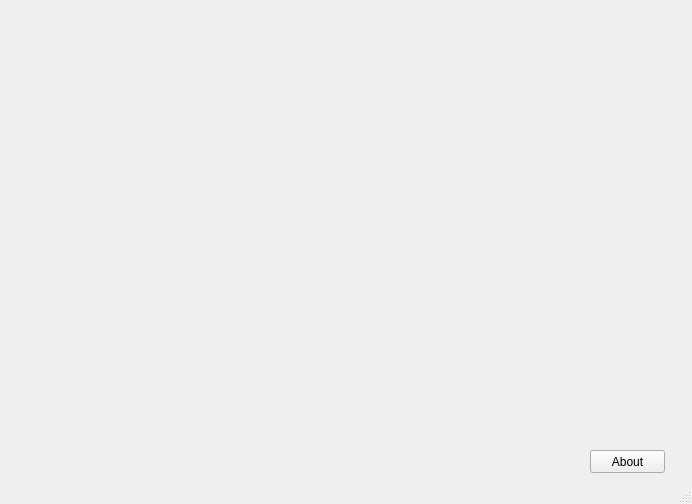
<?xml version="1.0" encoding="UTF-8"?>
<ui version="4.0">
 <class>MainWindow</class>
 <widget class="QMainWindow" name="MainWindow">
  <property name="geometry">
   <rect>
    <x>0</x>
    <y>0</y>
    <width>692</width>
    <height>504</height>
   </rect>
  </property>
  <property name="windowTitle">
   <string>MainWindow</string>
  </property>
  <widget class="QWidget" name="centralWidget">
   <widget class="QPushButton" name="aboutButton">
    <property name="geometry">
     <rect>
      <x>590</x>
      <y>450</y>
      <width>75</width>
      <height>23</height>
     </rect>
    </property>
    <property name="text">
     <string>About</string>
    </property>
   </widget>
  </widget>
  <widget class="QStatusBar" name="statusBar"/>
 </widget>
 <layoutdefault spacing="6" margin="11"/>
 <resources/>
 <connections/>
</ui>
